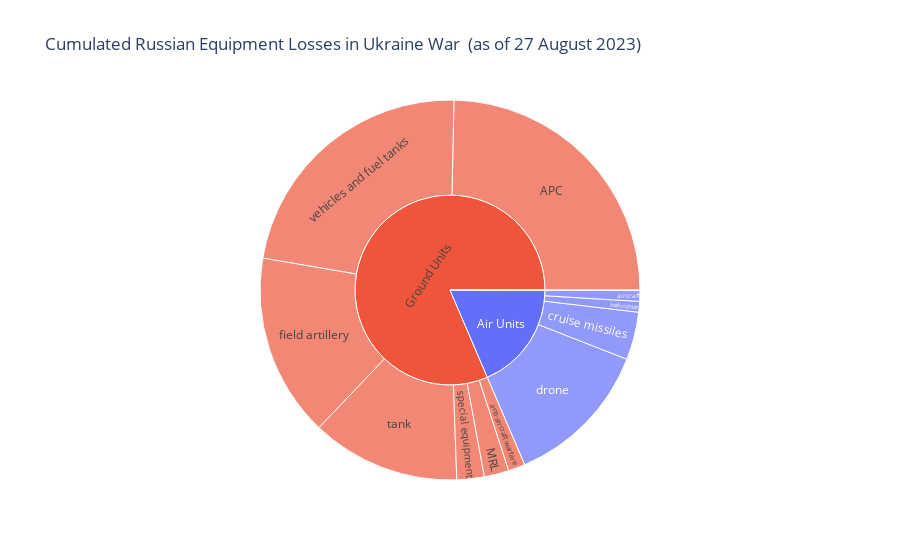

Notebook source saved alongside this figure:
### Code cell
#Creating Sunburst chart based on air, ground or naval unit type
fig = px.sunburst(new_df, path=['unit_type', 'equipment_name'], values='unit_amount',
                  color='unit_type', color_continuous_scale='Agsunset',title=f'Cumulated Russian Equipment Losses in Ukraine War \n(as of {last_date})')
fig.show()

### Figure 1 — Plotly figure (JSON) as saved in the notebook; plotly's stock layout.template omitted (floating-point values rounded to 4 significant figures)
{"data": [{"branchvalues": "total", "customdata": [["Air Units"], ["Air Units"], ["Ground Units"], ["Ground Units"], ["Ground Units"], ["Ground Units"], ["Air Units"], ["Ground Units"], ["Ground Units"], ["Air Units"], ["Naval Units"], ["Ground Units"], ["Air Units"], ["Ground Units"], ["Naval Units"]], "domain": {"x": [0, 1], "y": [0, 1]}, "hovertemplate": "labels=%{label}<br>unit_amount=%{value}<br>parent=%{parent}<br>id=%{id}<br>unit_type=%{customdata[0]}<extra></extra>", "ids": ["Air Units/cruise missiles", "Air Units/drone", "Ground Units/special equipment", "Ground Units/tank", "Ground Units/APC", "Ground Units/MRL", "Air Units/aircraft", "Ground Units/anti-aircraft warfare", "Ground Units/field artillery", "Air Units/helicopter", "Naval Units/naval ship", "Ground Units/vehicles and fuel tanks", "Air Units", "Ground Units", "Naval Units"], "labels": ["cruise missiles", "drone", "special equipment", "tank", "APC", "MRL", "aircraft", "anti-aircraft warfare", "field artillery", "helicopter", "naval ship", "vehicles and fuel tanks", "Air Units", "Ground Units", "Naval Units"], "marker": {"colors": ["#636efa", "#636efa", "#EF553B", "#EF553B", "#EF553B", "#EF553B", "#636efa", "#EF553B", "#EF553B", "#636efa", "#00cc96", "#EF553B", "#636efa", "#EF553B", "#00cc96"]}, "name": "", "parents": ["Air Units", "Air Units", "Ground Units", "Ground Units", "Ground Units", "Ground Units", "Air Units", "Ground Units", "Ground Units", "Air Units", "Naval Units", "Ground Units", "", "", ""], "type": "sunburst", "values": [1411, 4378, 808, 4396, 8554, 728, 315, 498, 5403, 316, 18, 7854, 6420, 28241, 18]}], "layout": {"legend": {"tracegroupgap": 0}, "title": {"text": "Cumulated Russian Equipment Losses in Ukraine War \n(as of 27 August 2023)"}}}
